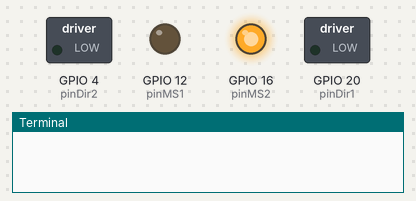
The program below on a simulated Raspberry Pi (BCM pin numbers). On the bench: switched loads named in the program (green lamp = pin HIGH), output pins drawn as LEDs (lit = HIGH), the last lines printed to the terminal. Dashed ring = blinking. The clock reads 2024-03-15 10:24:30 at power-on unless the program sets it; pins used as bus, display or sensor lines are not drawn.

Above: at 0.5 s.
At 2.35 s:
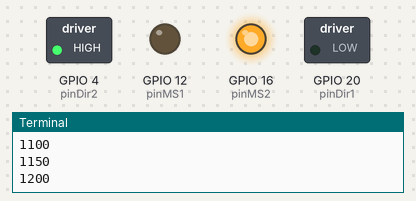
Timing chart, 0 to 3.0 s (numbered marks = the images above):
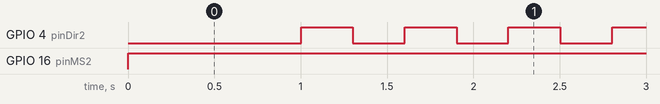

The program:

stepper_motors.py
```python
import gpiozero
import time

if __name__=="__main__":

    pinMS1 = gpiozero.DigitalOutputDevice(12)
    pinMS2 = gpiozero.DigitalOutputDevice(16)
    # pinStep = gpiozero.DigitalOutputDevice(17)
    pinStep = gpiozero.DigitalOutputDevice(21)
    pinDir1 =  gpiozero.DigitalOutputDevice(20)
    pinDir2 =  gpiozero.DigitalOutputDevice(4)

    start = time.time()


    pinMS1.off()
    pinMS2.on()
    down=False
    left=False
    time.sleep(1)
    pinStep.frequency = 500
    pinStep.value = .5
    while time.time()-start<100:
        if pinStep.frequency > 8000:
            down = True
        if pinStep.frequency <= 1000:
            down = False
        if time.time()-start>.3:
            left= not left
            start = time.time()

        if left:
            pinDir2.on()
        else:
            pinDir2.off()

        if down==False:
            pinStep.frequency = pinStep.frequency+50
        else:
            pinStep.frequency = pinStep.frequency-50
        print pinStep.frequency

        time.sleep(.1)
```

Measured:
- by itself, GPIO 4 (pinDir2): alternates HIGH for 0.30 s and LOW for 0.30 s
- by itself, GPIO 16 (pinMS2): LOW → HIGH at 0.00 s
